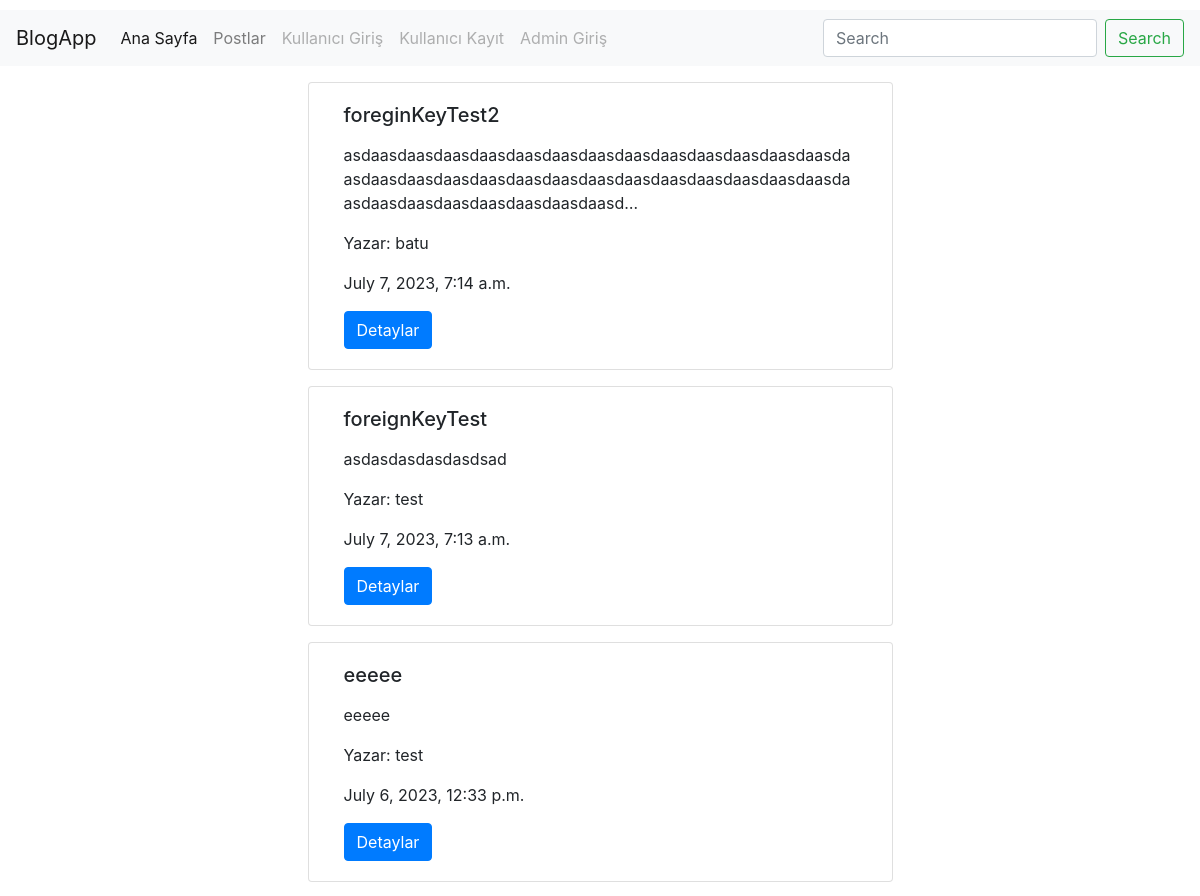
The app's page /post/index/ (upper part), older data.
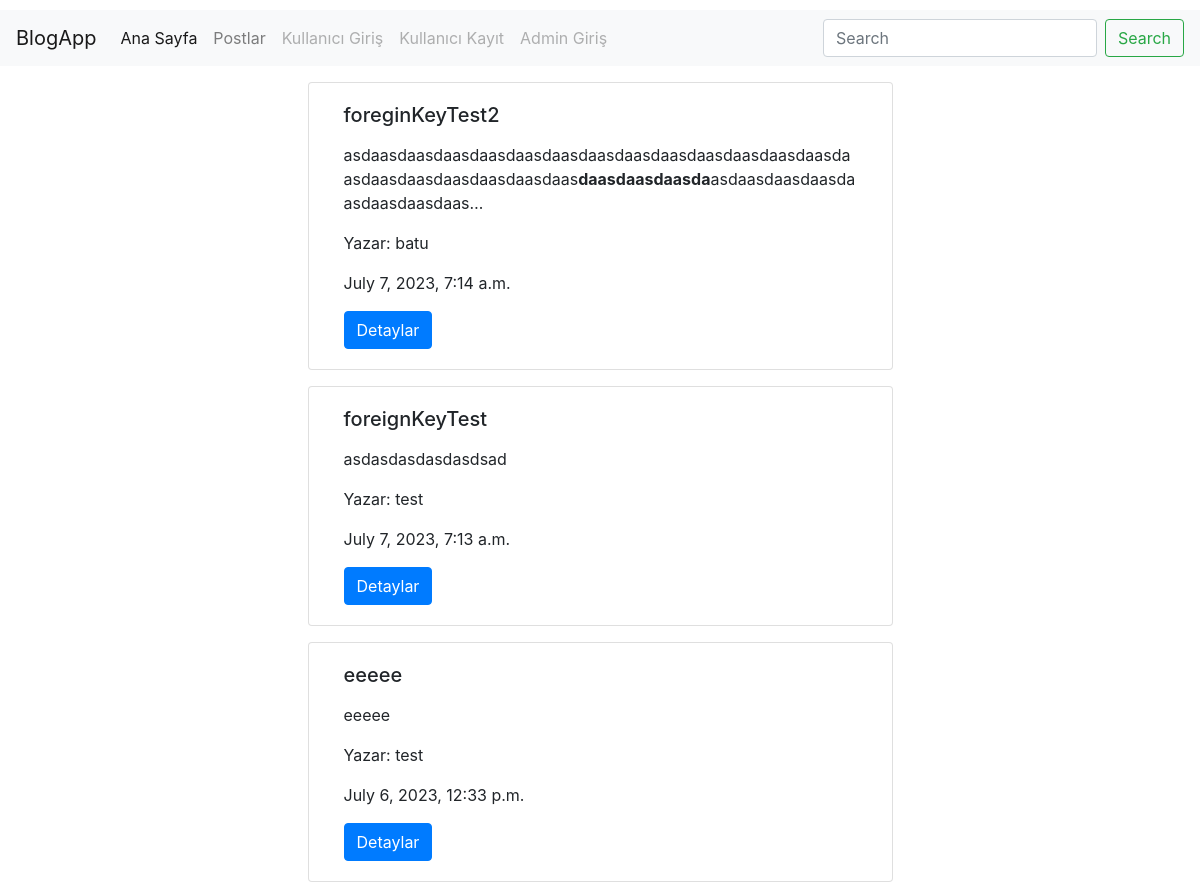
The same page, newer data.
### post/models.py (models this page shows, shortened)
class Post(models.Model):
    user = models.ForeignKey('auth.User', verbose_name='yazar', on_delete=models.CASCADE, related_name='post')
    title = models.CharField(max_length=120, verbose_name="baslik")
    content = RichTextField(verbose_name="icerik")
    publishingDate = models.DateTimeField(verbose_name="yayinlanma tarihi", auto_now_add=True)
    image = models.FileField(null=True, blank=True)
    slug = models.SlugField(unique=True, editable=False, max_length=130)
    class Meta:
        ordering = ['-publishingDate']

### post/views.py (the view)
# urls.py: path('index/', post_index, name='index'),
def post_index(request):
    postlist = Post.objects.all()
    paginator = Paginator(postlist, 25)
    page = request.GET.get('page')
    try:
        posts = paginator.page(page)
    except PageNotAnInteger:
        posts = paginator.page(1)
    except EmptyPage:
        posts = paginator.page(paginator)
    return render(request, 'post/index.html', {'posts': posts})

### templates/post/index.html (shortened to what this page needs)
{% extends 'base.html' %}
{% block body %}
    <div class="container-fluid">
    {% for post in posts %}
    <div class="card container-fluid col-md-6 mx-auto my-3">
        <div class="card-body">
            <h5 class="card-title">{{ post.title}}</h5>
            <p class="card-text">{{ post.content | safe | linebreaks | truncatechars:150 }}</p>
            <p class="card-text">Yazar: {{ post.user }}</p>
            <p class="card-text">{{ post.publishingDate }}</p>
            <a href="{% url 'details' id=post.id %}" class="btn btn-primary">Detaylar</a>
        </div>
</div>    {% endfor %}
    </div>
{% endblock %}

Row changes from the older to the newer data that the page shows:
changed Post "foreginKeyTest2": content "asdaasdaasdaasdaasdaasdaasdaasdaasdaasdaasdaasdaasdaasdaasdaasdaasdaasdaasdaasdaasdaasdaasdaasdaasdaasdaasdaasdaasdaasdaasdaasdaasdaasdaasdaasd…" → "asdaasdaasdaasdaasdaasdaasdaasdaasdaasdaasdaasdaasdaasdaasdaasdaasdaasdaasdaasdaas daasdaasdaasda asdaasdaasdaasdaasdaasdaasdaas…"
